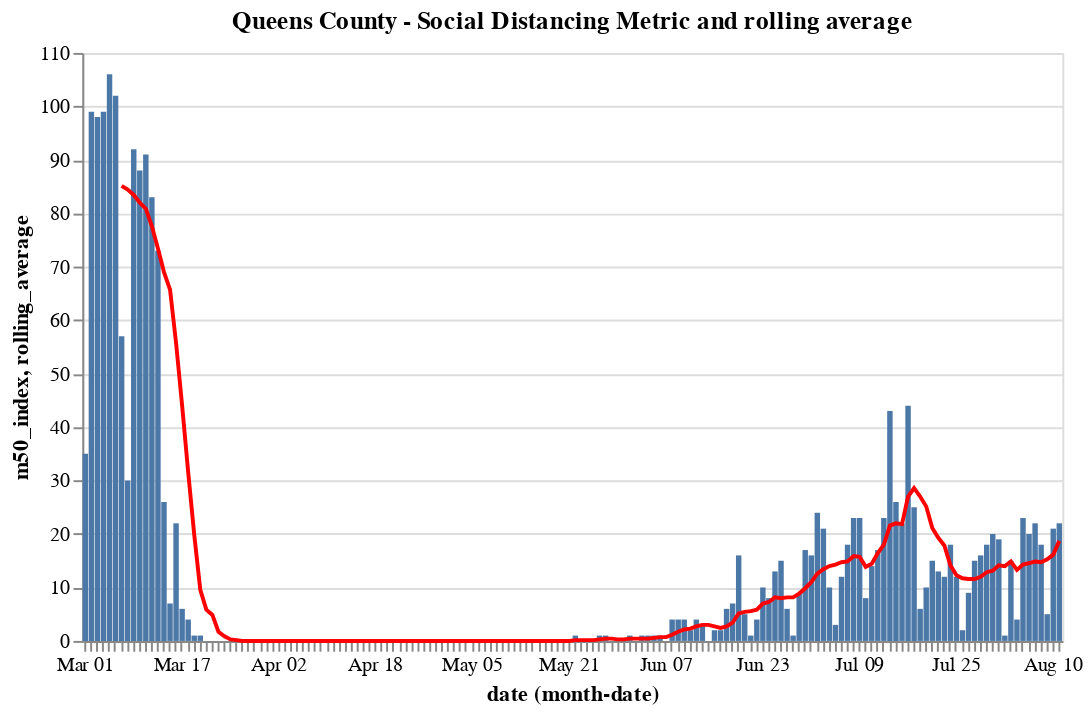

This figure's notebook cell:
### Code cell
bar = base_queens.mark_bar().encode(y="m50_index")

line =  base_queens.mark_line(color='red').encode(
    y='rolling_average'
)

(bar + line).properties(title='Queens County - Social Distancing Metric and rolling average ',width=600)|base_queens.encode(y="rolling_average").properties(title='Queens County- 7 day rolling average (Social Distancing Metric)')

### Figure 1 — Vega-Lite specification as saved in the notebook (floating-point values rounded to 4 significant figures; data arrays with more than 128 entries replaced by an {"elided": "..."} marker saying what was removed)
{"config": {"view": {"continuousWidth": 400, "continuousHeight": 300}}, "layer": [{"mark": "bar", "encoding": {"x": {"type": "ordinal", "field": "date", "timeUnit": "monthdate"}, "y": {"type": "quantitative", "field": "m50_index"}}, "width": 500}, {"mark": {"type": "line", "color": "red"}, "encoding": {"x": {"type": "ordinal", "field": "date", "timeUnit": "monthdate"}, "y": {"type": "quantitative", "field": "rolling_average"}}, "width": 500}], "data": {"name": "data-c87f9b2b46a07bf6a743b8069fc9c04d"}, "title": "Queens County - Social Distancing Metric and rolling average ", "width": 600, "$schema": "https://vega.github.io/schema/vega-lite/v4.8.1.json", "datasets": {"data-c87f9b2b46a07bf6a743b8069fc9c04d": {"elided": "162 records"}}}
